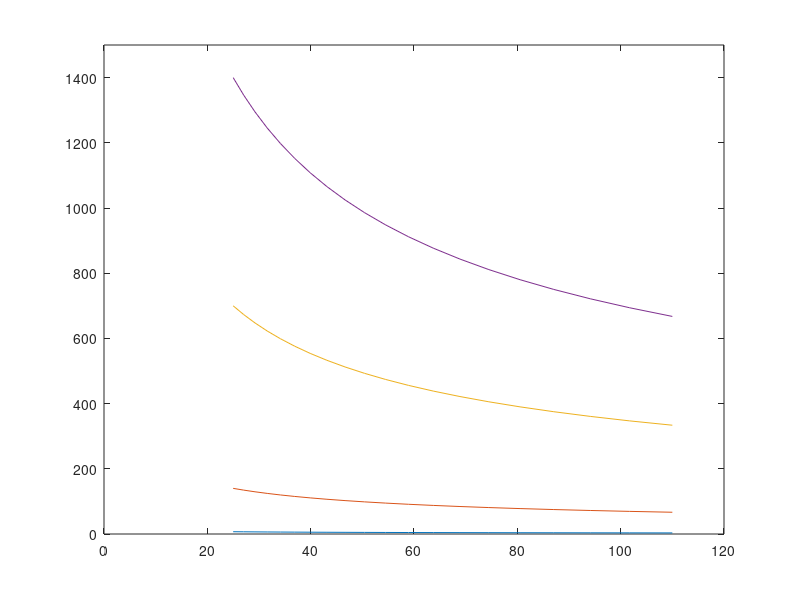

MATLAB code for this plot:
% plot Winterwerp curve
figure(1);clf

G = logspace( log10(25),log10(110),20)

KaKb = 3.5e8
C = [0.1; 2; 10; 20]
for i=1:length(C)
   De = KaKb*C(i)./(sqrt(G))
   plot(G,De/1.e6)
   hold on
end
xlim([0 120])
ylim([0 1500])
